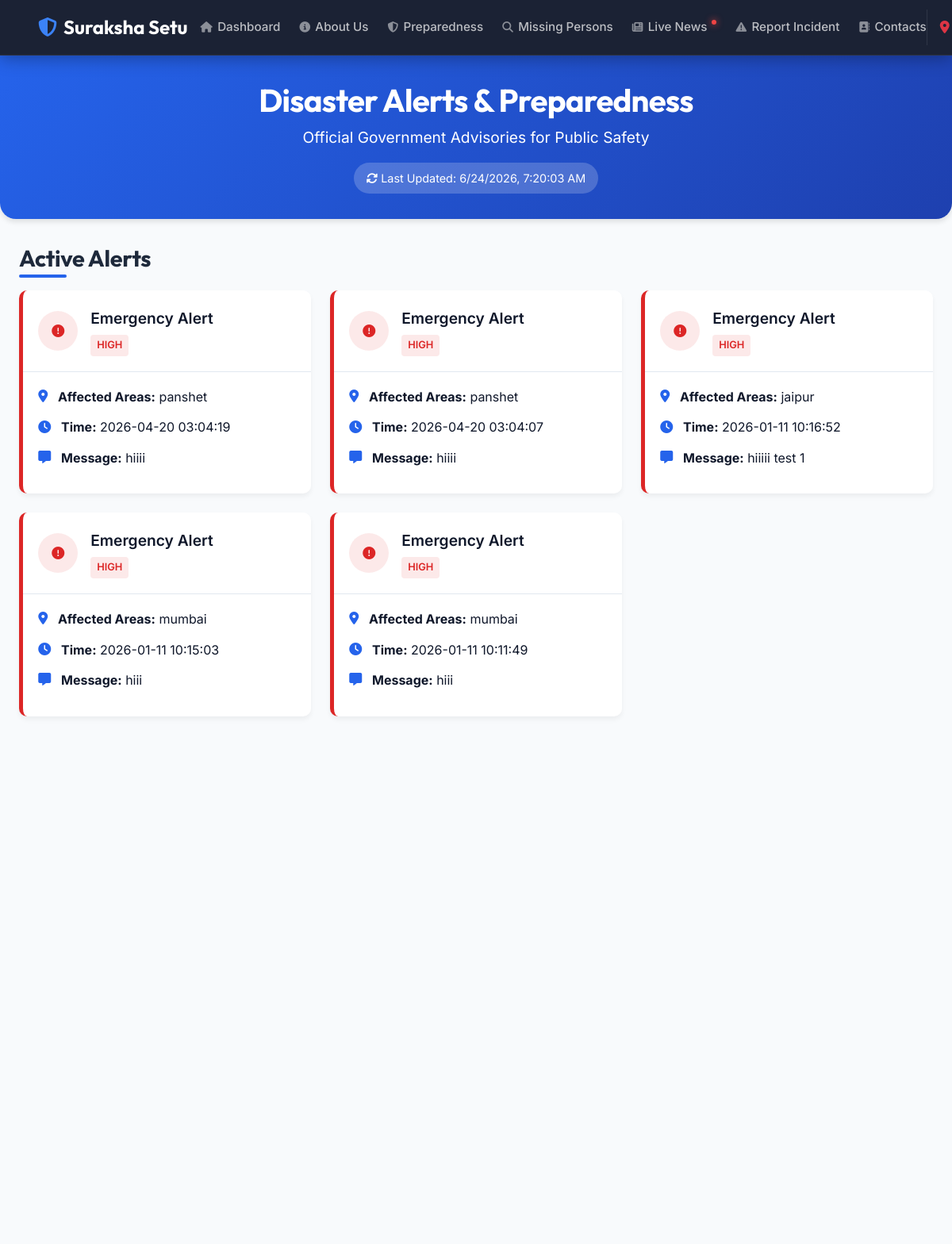
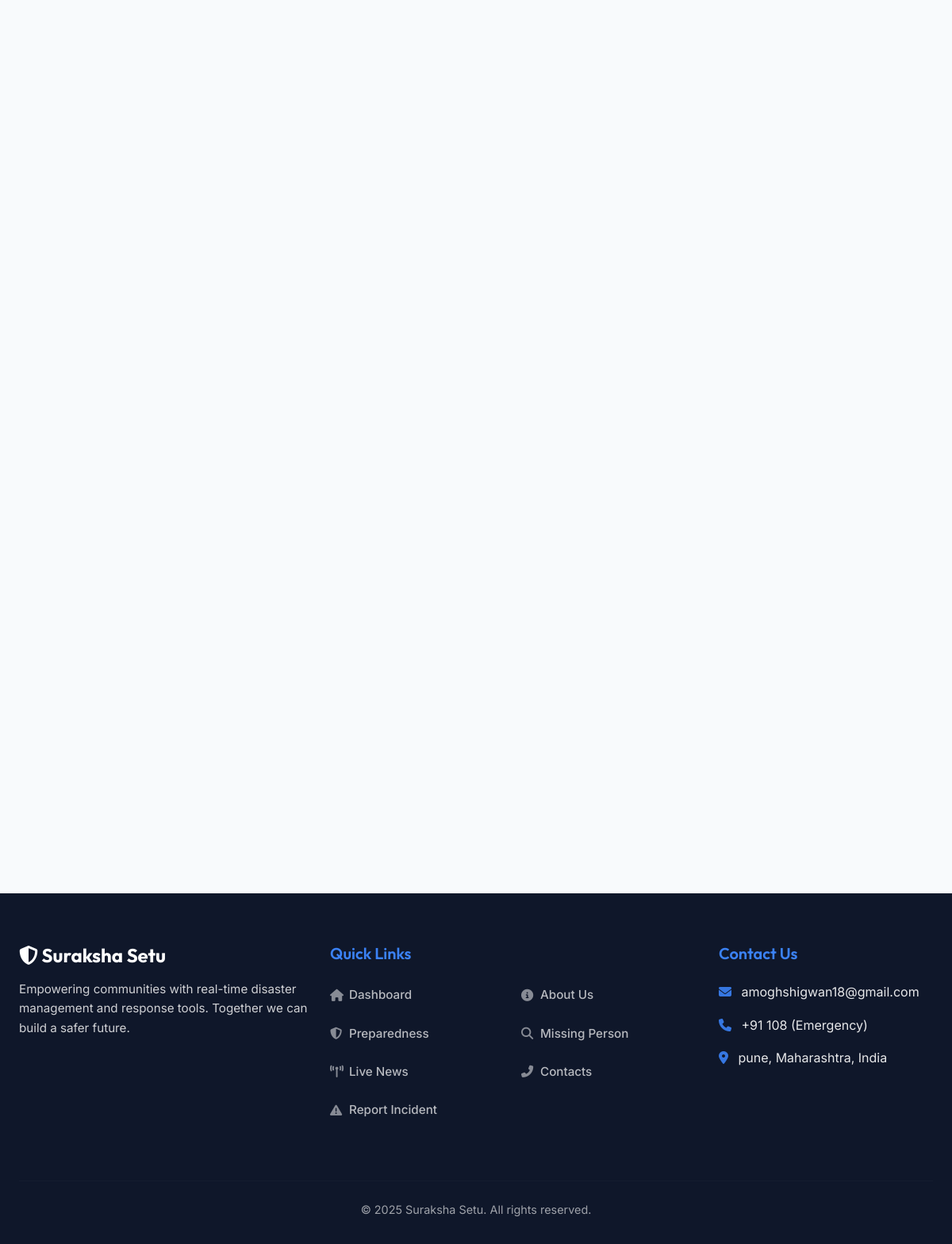
/user, run on the app's committed database (2 pictures, top to bottom).
### tables this page shows
CREATE TABLE alerts (
                        id INTEGER PRIMARY KEY AUTOINCREMENT,
                        location TEXT NOT NULL,
                        message TEXT NOT NULL,
                        severity TEXT DEFAULT 'high',
                        timestamp DATETIME DEFAULT CURRENT_TIMESTAMP
                    );

### app.py (the view)
@app.route('/user')
def user():
    with get_db() as conn:
        alerts = conn.execute("SELECT * FROM alerts ORDER BY timestamp DESC LIMIT 20").fetchall()
    return render_template('user.html', alerts=alerts)

### app.py (called while the page is built)
def get_db():
    conn = sqlite3.connect('users.db')
    conn.row_factory = sqlite3.Row  # Allows accessing columns by name
    return conn

### templates/user.html (shortened to what this page needs)
{% extends "base.html" %}
{% block styles %}
<link rel="stylesheet" href="{{ url_for('static', filename='css/user.css') }}">
{% endblock %}
{% block hero %}
<div class="user-wrapper">
    <header class="hero-user">
        <div class="header-content">
            <h1>Disaster Alerts & Preparedness</h1>
            <span class="subtitle">Official Government Advisories for Public Safety</span>
            <div class="last-updated">
                <i class="fas fa-sync-alt"></i> Last Updated: <span id="update-time">Loading...</span>
            </div>
        </div>
    </header>
</div>
{% endblock %}
{% block content %}
<div class="user-wrapper">
    <section class="alert-container">
        <h2 class="section-title">Active Alerts</h2>
        <div class="alert-grid" id="alert-grid">
            {% if alerts %}
            {% for alert in alerts %}
            <div class="alert-card {{ alert.severity|lower }}">
                <div class="alert-header">
                    <div class="alert-icon">
                        <i class="fas fa-exclamation-circle"></i>
                    </div>
                    <div>
                        <div class="alert-title">Emergency Alert</div>
                        <div class="alert-severity">{{ alert.severity|upper }}</div>
                    </div>
                </div>
                <div class="alert-body">
                    <div class="alert-detail">
                        <i class="fas fa-map-marker-alt"></i>
                        <div>
                            <strong>Affected Areas:</strong> {{ alert.location }}
                        </div>
                    </div>
                    <div class="alert-detail">
                        <i class="fas fa-clock"></i>
                        <div>
                            <strong>Time:</strong> {{ alert.timestamp }}
                        </div>
                    </div>
                    <div class="alert-detail">
                        <i class="fas fa-comment-alt"></i>
                        <div>
                            <strong>Message:</strong> {{ alert.message }}
                        </div>
                    </div>
                </div>
            </div>
            {% endfor %}
            {% else %}
            <div class="alert alert-info grid-full-width text-center">
                <i class="fas fa-check-circle"></i> No active alerts at this time. Stay safe!
            </div>
            {% endif %}
        </div>
    </section>
</div>
{% endblock %}

### templates/base.html (shortened to what this page needs)
<!DOCTYPE html>
<html lang="en">
<head>
    <link href="https://cdn.jsdelivr.net/npm/bootstrap@5.3.0/dist/css/bootstrap.min.css" rel="stylesheet">
    <link rel="stylesheet" href="https://cdnjs.cloudflare.com/ajax/libs/font-awesome/6.4.0/css/all.min.css">
    <link rel="stylesheet" href="{{ url_for('static', filename='css/style.css') }}">
    <link rel="stylesheet" href="{{ url_for('static', filename='css/animations.css') }}">
    <link rel="stylesheet" href="{{ url_for('static', filename='css/components.css') }}">
    {% block styles %}{% endblock %}
</head>
<body>
    <nav class="navbar navbar-expand-lg navbar-dark bg-dark nav-premium">
        <div class="container-fluid px-4 px-xl-5">
            <a class="navbar-brand nav-brand-custom" href="/">
                <i class="fas fa-shield-alt icon-accent"></i> Suraksha Setu
            </a>
            <div class="collapse navbar-collapse justify-content-center" id="navbarNav">
                <ul class="navbar-nav mx-auto mb-2 mb-lg-0 nav-spacing">
                    <li class="nav-item"><a class="nav-link" href="/"><i class="fas fa-home nav-icon"></i> Dashboard</a></li>
                    <li class="nav-item"><a class="nav-link" href="/about"><i class="fas fa-info-circle nav-icon"></i> About Us</a></li>
                    <li class="nav-item"><a class="nav-link" href="/emergency"><i class="fas fa-shield-alt nav-icon"></i> Preparedness</a></li>
                    <li class="nav-item"><a class="nav-link" href="/missing"><i class="fas fa-search nav-icon"></i> Missing Persons</a></li>
                    <li class="nav-item">
                        <a class="nav-link" href="/news">
                            <i class="fas fa-newspaper nav-icon"></i> Live News
                            <span class="live-indicator"></span>
                        </a>
                    </li>
                    <li class="nav-item"><a class="nav-link" href="/report_incident"><i class="fas fa-exclamation-triangle nav-icon"></i> Report Incident</a></li>
                    <li class="nav-item"><a class="nav-link" href="/contacts"><i class="fas fa-address-book nav-icon"></i> Contacts</a></li>
                </ul>
                <div class="d-flex align-items-center gap-3 border-start border-secondary border-opacity-25 ps-3">
                    <div class="nav-location d-none d-xl-flex align-items-center">
                        <i class="fas fa-map-marker-alt text-danger me-2 fs-6"></i>
                    </div>
                </div>
            </div>
        </div>
    </nav>
    {% block hero %}{% endblock %}
    <div class="container mt-4 min-vh-60">
        {% block content %}{% endblock %}
    </div>
    <footer class="footer-premium">
        <div class="container">
            <div class="row g-4">
                <div class="col-lg-4 col-md-12 text-start mb-4 mb-lg-0">
                    <h4 class="footer-title">
                        <i class="fas fa-shield-alt"></i> Suraksha Setu
                    </h4>
                    <p class="footer-description">
                        Empowering communities with real-time disaster management and response tools. Together we can
                        build a safer future.
                    </p>
                </div>
                <div class="col-lg-5 col-md-7 text-start mb-4 mb-md-0">
                    <h5 class="footer-subtitle mb-4">Quick Links</h5>
                    <div class="footer-quick-links">
                        <a href="/" class="quick-link-item">
                            <i class="fas fa-home quick-link-icon"></i>
                            <span class="quick-link-text">Dashboard</span>
                        </a>
                        <a href="/about" class="quick-link-item">
                            <i class="fas fa-info-circle quick-link-icon"></i>
                            <span class="quick-link-text">About Us</span>
                        </a>
                        <a href="/emergency" class="quick-link-item">
                            <i class="fas fa-shield-alt quick-link-icon"></i>
                            <span class="quick-link-text">Preparedness</span>
                        </a>
                        <a href="/missing" class="quick-link-item">
                            <i class="fas fa-search quick-link-icon"></i>
                            <span class="quick-link-text">Missing Person</span>
                        </a>
                        <a href="/news" class="quick-link-item">
                            <i class="fas fa-broadcast-tower quick-link-icon"></i>
                            <span class="quick-link-text">Live News</span>
                        </a>
                        <a href="/contacts" class="quick-link-item">
                            <i class="fas fa-phone-alt quick-link-icon"></i>
                            <span class="quick-link-text">Contacts</span>
                        </a>
                        <a href="/report_incident" class="quick-link-item">
                            <i class="fas fa-exclamation-triangle quick-link-icon"></i>
                            <span class="quick-link-text">Report Incident</span>
                        </a>
                    </div>
                </div>
                <div class="col-lg-3 col-md-5 text-start">
                    <h5 class="footer-subtitle mb-4">Contact Us</h5>
                    <ul class="list-unstyled opacity-90">
                        <li class="mb-3 contact-item">
                            <i class="fas fa-envelope me-2 icon-accent"></i>
                            <a href="mailto:amoghshigwan18@gmail.com"
                                class="text-white text-decoration-none">amoghshigwan18@gmail.com</a>
                        </li>
                        <li class="mb-3 contact-item">
                            <i class="fas fa-phone me-2 icon-accent"></i>
                            <span>+91 108 (Emergency)</span>
                        </li>
                        <li class="mb-3 contact-item">
                            <i class="fas fa-map-marker-alt me-2 icon-accent"></i>
                            <span>pune, Maharashtra, India</span>
                        </li>
                    </ul>
                </div>
            </div>
            <hr class="footer-hr">
            <div class="text-center">
                <p class="footer-copy">
                    &copy; 2025 Suraksha Setu. All rights reserved.
                </p>
            </div>
        </div>
    </footer>
</body>
</html>

### static/css/style.css (style rules this page uses)
:root { --primary: #0f172a; --primary-light: #1e293b; --accent: #3b82f6; --accent-hover: #2563eb; --secondary: #64748b; --danger: #ef4444; --warning: #f59e0b; --success: #10b981; --info: #0ea5e9; --bg-body: #f8fafc; --bg-surface: #ffffff; --bg-glass: rgba(255, 255, 255, 0.9); --text-main: #0f172a; --text-muted: #64748b; --text-light: #f8fafc; --container-width: 1200px; --header-height: 70px; --radius-sm: 8px; --radius-md: 12px; --radius-lg: 20px; --shadow-sm: 0 1px 2px 0 rgb(0 0 0 / 0.05); --shadow-md: 0 4px 6px -1px rgb(0 0 0 / 0.1), 0 2px 4px -2px rgb(0 0 0 / 0.1); --shadow-lg: 0 10px 15px -3px rgb(0 0 0 / 0.1), 0 4px 6px -4px rgb(0 0 0 / 0.1); --shadow-xl: 0 20px 25px -5px rgb(0 0 0 / 0.1), 0 8px 10px -6px rgb(0 0 0 / 0.1); }
* { margin: 0; padding: 0; box-sizing: border-box; }
body { font-family: 'Inter', sans-serif; background-color: var(--bg-body); color: var(--text-main); line-height: 1.6; -webkit-font-smoothing: antialiased; padding-top: var(--header-height); }
h1, h2, h3, h4, h5, h6 { font-family: 'Outfit', sans-serif; color: var(--primary); line-height: 1.2; margin-bottom: 1rem; }
h1 { font-size: 3rem; font-weight: 700; letter-spacing: -0.02em; }
h2 { font-size: 2.25rem; font-weight: 700; letter-spacing: -0.01em; }
a { text-decoration: none; color: inherit; transition: all 0.2s ease; }
ul { list-style: none; }
.container { max-width: var(--container-width); margin: 0 auto; padding: 0 1.5rem; }
.text-center { text-align: center; }
.mb-4 { margin-bottom: 1.5rem !important; }
.mt-4 { margin-top: 1.5rem !important; }
.navbar.nav-premium { background: rgba(15, 23, 42, 0.95) !important; -webkit-backdrop-filter: blur(12px); backdrop-filter: blur(12px); border-bottom: 1px solid rgba(255, 255, 255, 0.08); height: var(--header-height); position: fixed; top: 0; width: 100%; z-index: 1000; display: flex; align-items: center; box-shadow: 0 4px 20px rgba(0, 0, 0, 0.3); }
.navbar-brand { font-family: 'Outfit', sans-serif; font-size: 1.5rem; font-weight: 700; color: #ffffff !important; display: flex; align-items: center; gap: 0.5rem; transition: transform 0.3s cubic-bezier(0.34, 1.56, 0.64, 1), text-shadow 0.3s ease; }
.nav-spacing { gap: 1.5rem; }
.nav-link { font-family: 'Inter', sans-serif; font-weight: 500; font-size: 0.95rem; color: rgba(255, 255, 255, 0.7) !important; position: relative; padding: 0.5rem 0 !important; transition: color 0.3s ease; display: flex; align-items: center; white-space: nowrap; }
.nav-icon { font-size: 0.85rem; margin-right: 0.4rem; opacity: 0.7; transition: opacity 0.3s ease; }
.nav-link::after { content: ''; position: absolute; width: 0; height: 2px; bottom: -2px; left: 50%; background: linear-gradient(90deg, var(--accent), var(--info)); transition: width 0.3s ease, left 0.3s ease; border-radius: 2px; box-shadow: 0 0 8px rgba(59, 130, 246, 0.6); }
.live-indicator { display: inline-block; width: 6px; height: 6px; background-color: var(--danger); border-radius: 50%; margin-left: 6px; position: relative; top: -6px; box-shadow: 0 0 8px var(--danger); animation: livePulse 2s infinite; }
footer { background: var(--primary); color: white; padding: 4rem 0 2rem; margin-top: auto; }
.contact-item { transition: transform 0.3s ease; cursor: default; }
.navbar-nav .nav-link { transition: color 0.2s ease; }
.footer-quick-links { display: grid; grid-template-columns: 1fr; gap: 1rem; }
@media (min-width: 768px) { .footer-quick-links { grid-template-columns: repeat(2, 1fr); } }
.quick-link-item { display: flex; align-items: center; color: rgba(255, 255, 255, 0.7); text-decoration: none; font-size: 0.95rem; font-weight: 500; transition: all 0.3s ease; padding: 0.25rem 0; position: relative; }
.quick-link-icon { width: 24px; color: rgba(255, 255, 255, 0.5); transition: color 0.3s ease; }
.quick-link-text { flex-grow: 1; }

### static/css/animations.css (style rules this page uses)
.reveal { opacity: 0; transform: translateY(30px); transition: all 0.8s cubic-bezier(0.5, 0, 0, 1); }
.reveal.active { opacity: 1; transform: translateY(0); }

### data on the page
alerts: severity "HIGH", location "panshet", timestamp "2026-04-20 03:04:19", message "hiiii"
alerts: severity "HIGH", location "panshet", timestamp "2026-04-20 03:04:07", message "hiiii"
alerts: severity "HIGH", location "jaipur", timestamp "2026-01-11 10:16:52", message "hiiiii test 1"
alerts: severity "HIGH", location "mumbai", timestamp "2026-01-11 10:15:03", message "hiii"
alerts: severity "HIGH", location "mumbai", timestamp "2026-01-11 10:11:49", message "hiii"
